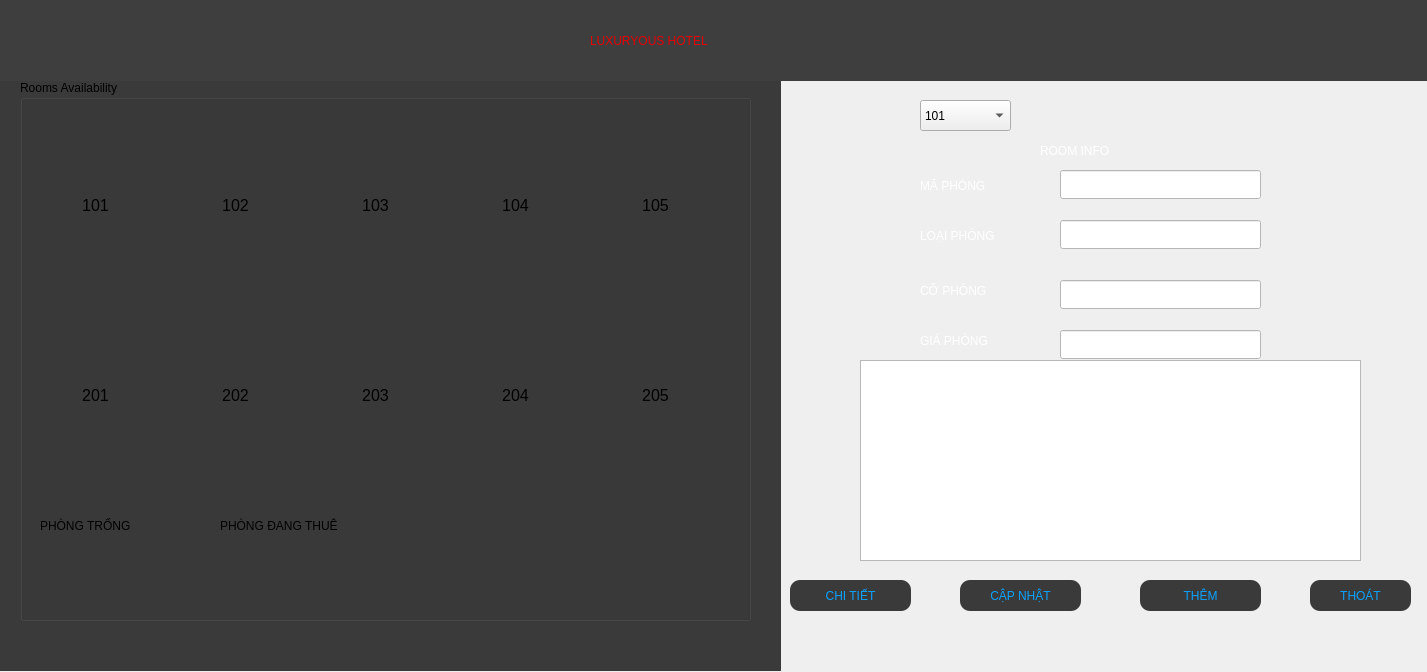
<?xml version="1.0" encoding="UTF-8"?>
<ui version="4.0">
 <class>room</class>
 <widget class="QDialog" name="room">
  <property name="geometry">
   <rect>
    <x>0</x>
    <y>0</y>
    <width>1427</width>
    <height>672</height>
   </rect>
  </property>
  <property name="minimumSize">
   <size>
    <width>1427</width>
    <height>672</height>
   </size>
  </property>
  <property name="maximumSize">
   <size>
    <width>1427</width>
    <height>672</height>
   </size>
  </property>
  <property name="windowTitle">
   <string>Dialog</string>
  </property>
  <widget class="QPushButton" name="out">
   <property name="geometry">
    <rect>
     <x>1310</x>
     <y>580</y>
     <width>101</width>
     <height>31</height>
    </rect>
   </property>
   <property name="styleSheet">
    <string notr="true">
QPushButton{
background-color: rgb(58, 58, 58);
	color: rgb(12, 162, 255);
font: 900 10pt &quot;Segoe UI&quot;;
border-radius:10px;
}
QPushButton:hover{
	background-color: rgb(255, 255, 255);
	color: rgb(34, 34, 34);
font: 900 10pt &quot;Segoe UI&quot;;
border-radius:10px;
}
QPushButton:pressed{
   
	background-color: rgb(37, 95, 255);
}</string>
   </property>
   <property name="text">
    <string>THOÁT</string>
   </property>
  </widget>
  <widget class="QGroupBox" name="groupBox">
   <property name="geometry">
    <rect>
     <x>20</x>
     <y>80</y>
     <width>731</width>
     <height>541</height>
    </rect>
   </property>
   <property name="styleSheet">
    <string notr="true">font: 12pt &quot;Segoe UI&quot;;</string>
   </property>
   <property name="title">
    <string>Rooms Availability</string>
   </property>
   <widget class="QLabel" name="lbl101">
    <property name="geometry">
     <rect>
      <x>20</x>
      <y>70</y>
      <width>111</width>
      <height>111</height>
     </rect>
    </property>
    <property name="font">
     <font>
      <family>Segoe UI</family>
      <pointsize>12</pointsize>
      <italic>false</italic>
      <bold>false</bold>
     </font>
    </property>
    <property name="styleSheet">
     <string notr="true">border-radius:7px;</string>
    </property>
    <property name="text">
     <string>101</string>
    </property>
    <property name="textFormat">
     <enum>Qt::RichText</enum>
    </property>
    <property name="scaledContents">
     <bool>true</bool>
    </property>
    <property name="alignment">
     <set>Qt::AlignCenter</set>
    </property>
   </widget>
   <widget class="QLabel" name="lbl102">
    <property name="geometry">
     <rect>
      <x>160</x>
      <y>70</y>
      <width>111</width>
      <height>111</height>
     </rect>
    </property>
    <property name="font">
     <font>
      <family>Segoe UI</family>
      <pointsize>12</pointsize>
      <italic>false</italic>
      <bold>false</bold>
     </font>
    </property>
    <property name="text">
     <string>102</string>
    </property>
    <property name="scaledContents">
     <bool>true</bool>
    </property>
    <property name="alignment">
     <set>Qt::AlignCenter</set>
    </property>
   </widget>
   <widget class="QLabel" name="lbl103">
    <property name="geometry">
     <rect>
      <x>300</x>
      <y>70</y>
      <width>111</width>
      <height>111</height>
     </rect>
    </property>
    <property name="font">
     <font>
      <family>Segoe UI</family>
      <pointsize>12</pointsize>
      <italic>false</italic>
      <bold>false</bold>
     </font>
    </property>
    <property name="text">
     <string>103</string>
    </property>
    <property name="scaledContents">
     <bool>true</bool>
    </property>
    <property name="alignment">
     <set>Qt::AlignCenter</set>
    </property>
   </widget>
   <widget class="QLabel" name="lbl104">
    <property name="geometry">
     <rect>
      <x>440</x>
      <y>70</y>
      <width>111</width>
      <height>111</height>
     </rect>
    </property>
    <property name="font">
     <font>
      <family>Segoe UI</family>
      <pointsize>12</pointsize>
      <italic>false</italic>
      <bold>false</bold>
     </font>
    </property>
    <property name="text">
     <string>104</string>
    </property>
    <property name="scaledContents">
     <bool>true</bool>
    </property>
    <property name="alignment">
     <set>Qt::AlignCenter</set>
    </property>
   </widget>
   <widget class="QLabel" name="lbl105">
    <property name="geometry">
     <rect>
      <x>580</x>
      <y>70</y>
      <width>111</width>
      <height>111</height>
     </rect>
    </property>
    <property name="font">
     <font>
      <family>Segoe UI</family>
      <pointsize>12</pointsize>
      <italic>false</italic>
      <bold>false</bold>
     </font>
    </property>
    <property name="text">
     <string>105</string>
    </property>
    <property name="scaledContents">
     <bool>true</bool>
    </property>
    <property name="alignment">
     <set>Qt::AlignCenter</set>
    </property>
   </widget>
   <widget class="QLabel" name="lbl204">
    <property name="geometry">
     <rect>
      <x>440</x>
      <y>260</y>
      <width>111</width>
      <height>111</height>
     </rect>
    </property>
    <property name="font">
     <font>
      <family>Segoe UI</family>
      <pointsize>12</pointsize>
      <italic>false</italic>
      <bold>false</bold>
     </font>
    </property>
    <property name="text">
     <string>204</string>
    </property>
    <property name="scaledContents">
     <bool>true</bool>
    </property>
    <property name="alignment">
     <set>Qt::AlignCenter</set>
    </property>
   </widget>
   <widget class="QLabel" name="lbl205">
    <property name="geometry">
     <rect>
      <x>580</x>
      <y>260</y>
      <width>111</width>
      <height>111</height>
     </rect>
    </property>
    <property name="font">
     <font>
      <family>Segoe UI</family>
      <pointsize>12</pointsize>
      <italic>false</italic>
      <bold>false</bold>
     </font>
    </property>
    <property name="text">
     <string>205</string>
    </property>
    <property name="scaledContents">
     <bool>true</bool>
    </property>
    <property name="alignment">
     <set>Qt::AlignCenter</set>
    </property>
   </widget>
   <widget class="QLabel" name="lbl203">
    <property name="geometry">
     <rect>
      <x>300</x>
      <y>260</y>
      <width>111</width>
      <height>111</height>
     </rect>
    </property>
    <property name="font">
     <font>
      <family>Segoe UI</family>
      <pointsize>12</pointsize>
      <italic>false</italic>
      <bold>false</bold>
     </font>
    </property>
    <property name="text">
     <string>203</string>
    </property>
    <property name="scaledContents">
     <bool>true</bool>
    </property>
    <property name="alignment">
     <set>Qt::AlignCenter</set>
    </property>
   </widget>
   <widget class="QLabel" name="lbl201">
    <property name="geometry">
     <rect>
      <x>20</x>
      <y>260</y>
      <width>111</width>
      <height>111</height>
     </rect>
    </property>
    <property name="font">
     <font>
      <family>Segoe UI</family>
      <pointsize>12</pointsize>
      <italic>false</italic>
      <bold>false</bold>
     </font>
    </property>
    <property name="text">
     <string>201</string>
    </property>
    <property name="scaledContents">
     <bool>true</bool>
    </property>
    <property name="alignment">
     <set>Qt::AlignCenter</set>
    </property>
   </widget>
   <widget class="QLabel" name="lbl202">
    <property name="geometry">
     <rect>
      <x>160</x>
      <y>260</y>
      <width>111</width>
      <height>111</height>
     </rect>
    </property>
    <property name="font">
     <font>
      <family>Segoe UI</family>
      <pointsize>12</pointsize>
      <italic>false</italic>
      <bold>false</bold>
     </font>
    </property>
    <property name="text">
     <string>202</string>
    </property>
    <property name="scaledContents">
     <bool>true</bool>
    </property>
    <property name="alignment">
     <set>Qt::AlignCenter</set>
    </property>
   </widget>
   <widget class="QLabel" name="lblinfo">
    <property name="geometry">
     <rect>
      <x>20</x>
      <y>430</y>
      <width>141</width>
      <height>31</height>
     </rect>
    </property>
    <property name="text">
     <string>PHÒNG TRỐNG</string>
    </property>
   </widget>
   <widget class="QLabel" name="label">
    <property name="geometry">
     <rect>
      <x>200</x>
      <y>430</y>
      <width>191</width>
      <height>31</height>
     </rect>
    </property>
    <property name="text">
     <string>PHÒNG ĐANG THUÊ</string>
    </property>
   </widget>
  </widget>
  <widget class="QPushButton" name="pushButton">
   <property name="geometry">
    <rect>
     <x>790</x>
     <y>580</y>
     <width>121</width>
     <height>31</height>
    </rect>
   </property>
   <property name="styleSheet">
    <string notr="true">
QPushButton{
background-color: rgb(58, 58, 58);
	color: rgb(12, 162, 255);
font: 900 10pt &quot;Segoe UI&quot;;
border-radius:10px;
}
QPushButton:hover{
	background-color: rgb(255, 255, 255);
	color: rgb(34, 34, 34);
font: 900 10pt &quot;Segoe UI&quot;;
border-radius:10px;
}
QPushButton:pressed{
   
	background-color: rgb(37, 95, 255);
}</string>
   </property>
   <property name="text">
    <string>CHI TIẾT</string>
   </property>
  </widget>
  <widget class="QTableView" name="tableView">
   <property name="geometry">
    <rect>
     <x>860</x>
     <y>360</y>
     <width>501</width>
     <height>201</height>
    </rect>
   </property>
   <property name="styleSheet">
    <string notr="true"/>
   </property>
  </widget>
  <widget class="QLabel" name="label_2">
   <property name="geometry">
    <rect>
     <x>590</x>
     <y>10</y>
     <width>381</width>
     <height>61</height>
    </rect>
   </property>
   <property name="styleSheet">
    <string notr="true">color: rgb(229, 1, 5);
font: 700 italic 28pt &quot;Roman&quot;;

</string>
   </property>
   <property name="text">
    <string>LUXURYOUS HOTEL</string>
   </property>
  </widget>
  <widget class="QPushButton" name="update">
   <property name="geometry">
    <rect>
     <x>960</x>
     <y>580</y>
     <width>121</width>
     <height>31</height>
    </rect>
   </property>
   <property name="styleSheet">
    <string notr="true">
QPushButton{
background-color: rgb(58, 58, 58);
	color: rgb(12, 162, 255);
font: 900 10pt &quot;Segoe UI&quot;;
border-radius:10px;
}
QPushButton:hover{
	background-color: rgb(255, 255, 255);
	color: rgb(34, 34, 34);
font: 900 10pt &quot;Segoe UI&quot;;
border-radius:10px;
}
QPushButton:pressed{
   
	background-color: rgb(37, 95, 255);
}</string>
   </property>
   <property name="text">
    <string>CẬP NHẬT</string>
   </property>
  </widget>
  <widget class="QLabel" name="label_4">
   <property name="geometry">
    <rect>
     <x>920</x>
     <y>170</y>
     <width>111</width>
     <height>31</height>
    </rect>
   </property>
   <property name="styleSheet">
    <string notr="true">color: rgb(255, 255, 255);
font: 11pt &quot;Segoe UI&quot;;</string>
   </property>
   <property name="text">
    <string>MÃ PHÒNG</string>
   </property>
  </widget>
  <widget class="QLineEdit" name="room_no">
   <property name="geometry">
    <rect>
     <x>1060</x>
     <y>170</y>
     <width>201</width>
     <height>29</height>
    </rect>
   </property>
   <property name="styleSheet">
    <string notr="true">color: rgb(30, 30, 30);
background-color: rgb(255, 255, 255);

font: 700 11pt &quot;Segoe UI&quot;;
</string>
   </property>
  </widget>
  <widget class="QLabel" name="label_5">
   <property name="geometry">
    <rect>
     <x>920</x>
     <y>220</y>
     <width>111</width>
     <height>31</height>
    </rect>
   </property>
   <property name="styleSheet">
    <string notr="true">color: rgb(255, 255, 255);
font: 11pt &quot;Segoe UI&quot;;</string>
   </property>
   <property name="text">
    <string>LOẠI PHÒNG</string>
   </property>
  </widget>
  <widget class="QLineEdit" name="type">
   <property name="geometry">
    <rect>
     <x>1060</x>
     <y>220</y>
     <width>201</width>
     <height>29</height>
    </rect>
   </property>
   <property name="styleSheet">
    <string notr="true">color: rgb(30, 30, 30);
background-color: rgb(255, 255, 255);

font: 700 11pt &quot;Segoe UI&quot;;
</string>
   </property>
  </widget>
  <widget class="QLabel" name="label_6">
   <property name="geometry">
    <rect>
     <x>920</x>
     <y>280</y>
     <width>111</width>
     <height>22</height>
    </rect>
   </property>
   <property name="styleSheet">
    <string notr="true">color: rgb(255, 255, 255);
font: 11pt &quot;Segoe UI&quot;;</string>
   </property>
   <property name="text">
    <string>CỠ PHÒNG</string>
   </property>
  </widget>
  <widget class="QLineEdit" name="size">
   <property name="geometry">
    <rect>
     <x>1060</x>
     <y>280</y>
     <width>201</width>
     <height>29</height>
    </rect>
   </property>
   <property name="styleSheet">
    <string notr="true">color: rgb(30, 30, 30);
background-color: rgb(255, 255, 255);

font: 700 11pt &quot;Segoe UI&quot;;
</string>
   </property>
  </widget>
  <widget class="QLabel" name="label_7">
   <property name="geometry">
    <rect>
     <x>920</x>
     <y>330</y>
     <width>111</width>
     <height>22</height>
    </rect>
   </property>
   <property name="styleSheet">
    <string notr="true">color: rgb(255, 255, 255);
font: 11pt &quot;Segoe UI&quot;;</string>
   </property>
   <property name="text">
    <string>GIÁ PHÒNG</string>
   </property>
  </widget>
  <widget class="QLineEdit" name="price">
   <property name="geometry">
    <rect>
     <x>1060</x>
     <y>330</y>
     <width>201</width>
     <height>29</height>
    </rect>
   </property>
   <property name="styleSheet">
    <string notr="true">color: rgb(30, 30, 30);
background-color: rgb(255, 255, 255);

font: 700 11pt &quot;Segoe UI&quot;;
</string>
   </property>
  </widget>
  <widget class="QPushButton" name="add">
   <property name="geometry">
    <rect>
     <x>1140</x>
     <y>580</y>
     <width>121</width>
     <height>31</height>
    </rect>
   </property>
   <property name="styleSheet">
    <string notr="true">
QPushButton{
background-color: rgb(58, 58, 58);
	color: rgb(12, 162, 255);
font: 900 10pt &quot;Segoe UI&quot;;
border-radius:10px;
}
QPushButton:hover{
	background-color: rgb(255, 255, 255);
	color: rgb(34, 34, 34);
font: 900 10pt &quot;Segoe UI&quot;;
border-radius:10px;
}
QPushButton:pressed{
   
	background-color: rgb(37, 95, 255);
}</string>
   </property>
   <property name="text">
    <string>THÊM</string>
   </property>
  </widget>
  <widget class="QLabel" name="label_8">
   <property name="geometry">
    <rect>
     <x>850</x>
     <y>130</y>
     <width>521</width>
     <height>241</height>
    </rect>
   </property>
   <property name="styleSheet">
    <string notr="true">border-image: url(:/New folder/company_card.png);</string>
   </property>
   <property name="text">
    <string/>
   </property>
  </widget>
  <widget class="QLabel" name="label_3">
   <property name="geometry">
    <rect>
     <x>0</x>
     <y>0</y>
     <width>1431</width>
     <height>81</height>
    </rect>
   </property>
   <property name="styleSheet">
    <string notr="true">background-color: rgb(62, 62, 62);</string>
   </property>
   <property name="text">
    <string/>
   </property>
  </widget>
  <widget class="QLabel" name="label_9">
   <property name="geometry">
    <rect>
     <x>0</x>
     <y>60</y>
     <width>781</width>
     <height>611</height>
    </rect>
   </property>
   <property name="styleSheet">
    <string notr="true">background-color: rgb(58, 58, 58);</string>
   </property>
   <property name="text">
    <string/>
   </property>
  </widget>
  <widget class="QLabel" name="label_10">
   <property name="geometry">
    <rect>
     <x>780</x>
     <y>80</y>
     <width>0</width>
     <height>571</height>
    </rect>
   </property>
   <property name="maximumSize">
    <size>
     <width>0</width>
     <height>16777215</height>
    </size>
   </property>
   <property name="styleSheet">
    <string notr="true">background-color: rgb(104, 104, 104);</string>
   </property>
   <property name="text">
    <string/>
   </property>
  </widget>
  <widget class="QLabel" name="label_11">
   <property name="geometry">
    <rect>
     <x>1040</x>
     <y>140</y>
     <width>101</width>
     <height>22</height>
    </rect>
   </property>
   <property name="styleSheet">
    <string notr="true">color: rgb(255, 255, 255);</string>
   </property>
   <property name="text">
    <string>ROOM INFO</string>
   </property>
  </widget>
  <widget class="QComboBox" name="comboBox">
   <property name="geometry">
    <rect>
     <x>920</x>
     <y>100</y>
     <width>91</width>
     <height>31</height>
    </rect>
   </property>
   <item>
    <property name="text">
     <string>101</string>
    </property>
   </item>
   <item>
    <property name="text">
     <string>102</string>
    </property>
   </item>
   <item>
    <property name="text">
     <string>103</string>
    </property>
   </item>
   <item>
    <property name="text">
     <string>104</string>
    </property>
   </item>
   <item>
    <property name="text">
     <string>105</string>
    </property>
   </item>
   <item>
    <property name="text">
     <string>201</string>
    </property>
   </item>
   <item>
    <property name="text">
     <string>202</string>
    </property>
   </item>
   <item>
    <property name="text">
     <string>203</string>
    </property>
   </item>
   <item>
    <property name="text">
     <string>204</string>
    </property>
   </item>
   <item>
    <property name="text">
     <string>205</string>
    </property>
   </item>
  </widget>
  <zorder>label_10</zorder>
  <zorder>label_9</zorder>
  <zorder>label_3</zorder>
  <zorder>label_8</zorder>
  <zorder>out</zorder>
  <zorder>groupBox</zorder>
  <zorder>pushButton</zorder>
  <zorder>tableView</zorder>
  <zorder>label_2</zorder>
  <zorder>update</zorder>
  <zorder>label_4</zorder>
  <zorder>room_no</zorder>
  <zorder>label_5</zorder>
  <zorder>type</zorder>
  <zorder>label_6</zorder>
  <zorder>size</zorder>
  <zorder>label_7</zorder>
  <zorder>price</zorder>
  <zorder>add</zorder>
  <zorder>label_11</zorder>
  <zorder>comboBox</zorder>
 </widget>
 <resources/>
 <connections/>
</ui>
